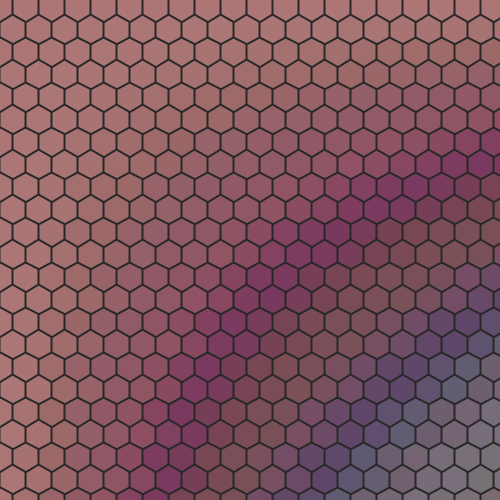
Frame 1 (no input)
Frame 60 (the mouse pressed at the canvas centre just before this capture): identical to frame 1, image omitted
Frame 120 (the mouse held since frame 60 and released just before this capture): identical to frame 1, image omitted

The Processing sketch that drew this single still picture (run headless with seeded random() and noise(); from frame 60 on, the mouse is pressed at the canvas centre):

// Processing sketch: hexagonal
// ── hexagonal.pde
HexLayout hexLayout;
int randomSeed;
int g_borderWeight = 2;

void setup() {
  size(500, 500);
  background(200);
  
  initRandom();
  rectMode(CENTER);
  
  hexLayout = new HexLayout();
  hexLayout.x = 0; // 0.1 * width;
  hexLayout.y = 0; // 0.1 * height;
  hexLayout.cellRadius = 15;
  hexLayout._width =  width;
  hexLayout._height = height; // 0.80 * height;
  hexLayout.init();
  println("INITIALIZED ... numCells: " + hexLayout.numCells);

  hexLayout.draw();
  loadPixels();
  noStroke();
  
  // Draw individual hexagon in the grid
  // hexLayout.drawAtRowCol(3, 1);
}

void draw(){
//  hexLayout.draw();
//  updatePixels();
//  GridCoord gC = hexLayout.coordForXY(mouseX,mouseY);
//  hexLayout.drawAtRowCol(gC.row, gC.col);
//
//  hexLayout.draw();
//  println(frameRate);
}

void drawDisabled(){
  initRandom();
  hexLayout.draw();
}

void handleClickAt(int x, int y){
  GridCoord gC = hexLayout.coordForXY(x,y);
  hexLayout.drawAtRowCol(gC.row, gC.col);
  noStroke();
}

void mouseClicked(){
  fill(255,255,150,210);
  handleClickAt(mouseX,mouseY);
}

void mouseMoved(){
  fill(150,180,220,30);
  handleClickAt(mouseX,mouseY);
}

void keyPressed(){
  if (key == 'f'){
    hexLayout.toggleOverflow();
  }
  if (key == 'c'){
    hexLayout.draw();
  }
  if (key == 'C'){
    background(200);
  }
  if (key == 'r'){
    initRandom();
    hexLayout.draw();
  }
  if (key == 's'){
    hexLayout.cellRadius = map(mouseX, 0, width, 20, 200);
    hexLayout.calcNumCells(); // hack ... shouldn't have to do this.
    hexLayout.init();
    // hexLayout.draw();
  }
}

void initRandom(){
   randomSeed = (int)random(0, 1000000);
   setRandomSeed(randomSeed);
   println("Seed: " + randomSeed);
}
void setRandomSeed(int seed){
   noiseSeed(seed);
   randomSeed(seed);
}


// --------------------------------------------------------------------------------
class GridCoord {
  int row;
  int col; 
}


class HexLayout {
  Hexagon protoHex;
  float _width  = 10;
  float _height = 10;
  float cellRadius;
  float cellWidth;
  float cellHeight;
  float x;
  float y;
  int colFactor;    // add a row for odd rows when overflow, remove if not overflow for odd rows
  float yOffset;
  float xOffset;
  boolean overflow = true;
  
  int numCells;
  int numCols;
  int numRows;
  
  HexLayout(){
    x = 0;
    y = 0;
    numCells = -1;
    cellRadius = 10;
    protoHex = new Hexagon();
  }
  
  void toggleOverflow(){
    overflow = !overflow;
    numCells = -1;
    this.init();
    background(200);
    this.draw();
  }
  
  void init(){
    protoHex.radius = cellRadius;
    cellWidth = protoHex.width();
    cellHeight = protoHex.height();
    
    if(numCells == -1){
      calcNumCells();
    }
    yOffset = (overflow) ? (0.5 * protoHex.radius) : protoHex.radius;
    colFactor = (overflow) ? 1 : -1;
    xOffset = (overflow) ? 0 : cellWidth/2;
  }
  
  void calcNumCells(){
    calcCols();
    calcRows();
    numCells = numRows * numCols - (numRows/2);
  }

  void calcCols(){
    float preciseCols = _width/cellWidth;
    numCols = (int)((overflow) ? 1 + Math.ceil(preciseCols - 0.5) : Math.floor(preciseCols));
  }
  
  void calcRows(){
    float lossFactor = (overflow) ? 0 : 0.25*cellHeight;
    float preciseRows = (_height - lossFactor)/(0.75 * cellHeight);
    numRows = (int)((overflow) ? Math.ceil(preciseRows+0.25) : Math.floor(preciseRows));
  }
  
  // _x and _y are relative to top left corner
  GridCoord coordForXY(float _x, float _y){
    println("coordForXY: " + _x + ", " + _y);
    GridCoord gridCoord = new GridCoord();

    // Use max() treat negative values as spot on (so we don't need to handle negative values)
    float deltaX = max(0, _x - xOffset);
    float deltaY = max(0, _y - yOffset);
    
    float preciseRowsDown = deltaY / (0.75 * cellHeight);
    int numThirdsDown = (int)((preciseRowsDown * 3) % 3); 
    int numFullCellsDown = (int)(floor(preciseRowsDown)); 

    float preciseColsOver = deltaX / cellWidth;
    int numColsOver = (int)floor(preciseColsOver);
    
    if (numThirdsDown == 1){
      gridCoord.row = (int) numFullCellsDown;
      gridCoord.col = (int) numColsOver;
      
      float baseY = (0.75 * cellHeight) * (1 + numFullCellsDown);
      int numFullCellsOver = (int)(floor(preciseColsOver));
      
      // NEED TO calcuate the slope ... and value at the X offset 
      // Alternate: 3-dist comparisons to cetners of 2 cells      
      float slope = 1 / sqrt(3);
      float fractionalCol = preciseColsOver - numFullCellsOver;
      if(numFullCellsDown % 2 == 1){
         fractionalCol = (fractionalCol > 0.5) ? (fractionalCol - 0.5) : (0.5 + fractionalCol);
      }
      
      if (fractionalCol < 0.5){
        float deltaXFromBase = (cellWidth * fractionalCol);
        float deltaYFromBase = deltaXFromBase * slope;
        
        float yEdgeAtX = baseY - deltaYFromBase;

        if(_y > yEdgeAtX){
          // below the edge
          gridCoord.row += 1;
          gridCoord.col += (gridCoord.row % 2 == 0) ? 1 : 0;
          
        }else{
          // Above the edge. DON'T have to do anything 
        }
      }else{
         // test against slope up to LEFT
        numColsOver = (int)round(deltaX / cellWidth);
        gridCoord.col = numColsOver;
        
        float deltaXFromBase = (cellWidth * (1-fractionalCol));

        float deltaYFromBase = deltaXFromBase * slope;
        
        float yEdgeAtX = baseY - deltaYFromBase;
        
        if(_y > yEdgeAtX){
          // Below the edge
          gridCoord.row += 1;
          gridCoord.col -= (gridCoord.row % 2 == 1) ? 1 : 0;
          
        }else{
          // Above the edge
          // DON'T have to do anything 
        }
      }
    }else{
      gridCoord.row = (numThirdsDown==2) ? numFullCellsDown + 1 : numFullCellsDown;
      
      if(gridCoord.row % 2 == 1){
        numColsOver = (int)floor(deltaX / cellWidth);
        gridCoord.col = numColsOver;
      }else{
        numColsOver = (int)round(deltaX / cellWidth);
        gridCoord.col = numColsOver;
      }
    }
    
    return gridCoord;
  } 
  
  void draw(){
    pushMatrix();
    translate(x,y);
    
    stroke(40);
    strokeWeight(g_borderWeight);
      
    float rowOffset = 0;
    int colsInRow;
    
    for(int row=0; row < numRows; row++){
      rowOffset = rowOffset(row);
      colsInRow = numCols + (colFactor * (row % 2));

      for(int col=0; col < colsInRow; col++){
        fill(noisyColor(0.004*(row*col)));
        drawAtRowCol(row,col, rowOffset);
      }
    }
    popMatrix();
  }
  
  void drawAtRowCol(int row, int col){
    drawAtRowCol(row,col, rowOffset(row));
  }
  
  float rowOffset(int row){
    return xOffset + (row % 2) * cellWidth/2;
  }
  
  void drawAtRowCol(int row, int col, float rowOffset){
    hexagon(rowOffset + cellWidth * col,
            yOffset + (cellHeight*0.75)*row, 
            protoHex.radius);
  }
}

// --------------------------------------------------------------------------------

class Hexagon {
  float radius = 1;
  
  float width(){
    return 2 * cos(radians(30)) * radius;
  }
  
  float height(){
    return 2 * radius;
  }
}

// --------------------------------------------------------------------------------
// UTIL FUNCTIONS
// --------------------------------------------------------------------------------

color noisyColor(float offset){
  return color( 255*noise(offset), 255*noise(offset+100000), 255*noise(offset-100000));  
}

// DRAWS A HEXAGON ... similar to rect(...)
void hexagon(float centerX, float centerY, float radius){
  pushMatrix();
  beginShape();
  
  radius += 0.5;  // To avoid antialiasing introducing empty space between cells
  
  float x = centerX;
  float y = centerY - radius;
  vertex(x, y);
  
  x += cos(radians(30)) * radius; 
  y += radius / 2;
  vertex(x, y);
  
  y += radius;
  vertex(x, y);
  
  x = centerX;
  y = centerY + radius;
  vertex(x, y);
  
  x -= cos(radians(30)) * radius;
  y -= radius / 2;
  vertex(x, y);
  
  y -= radius;
  vertex(x, y);
  
  x = centerX;
  y = centerY - radius;
  vertex(x, y);
  
  x += cos(radians(30)) * radius; 
  y += radius / 2;
  vertex(x, y);
  
  endShape();
  popMatrix(); 
}
